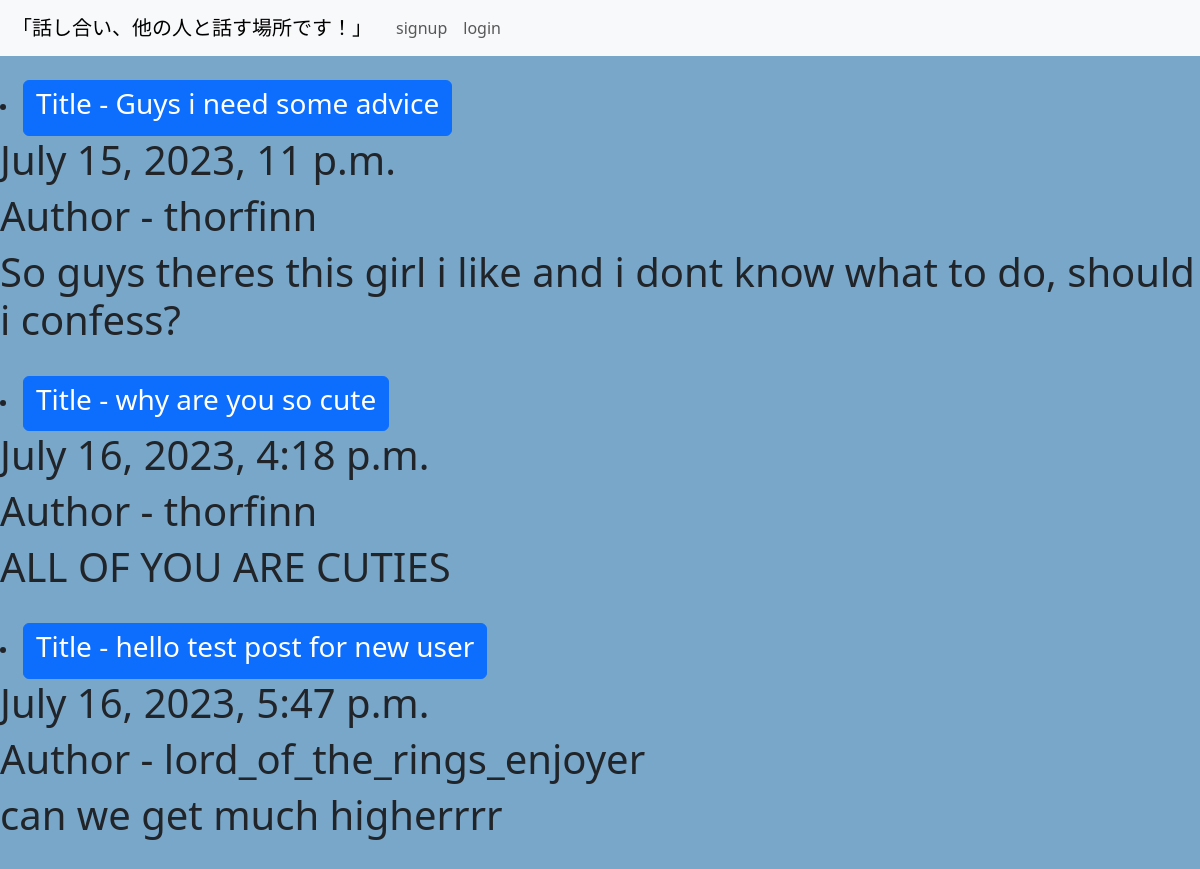
Before: / with the older database file.
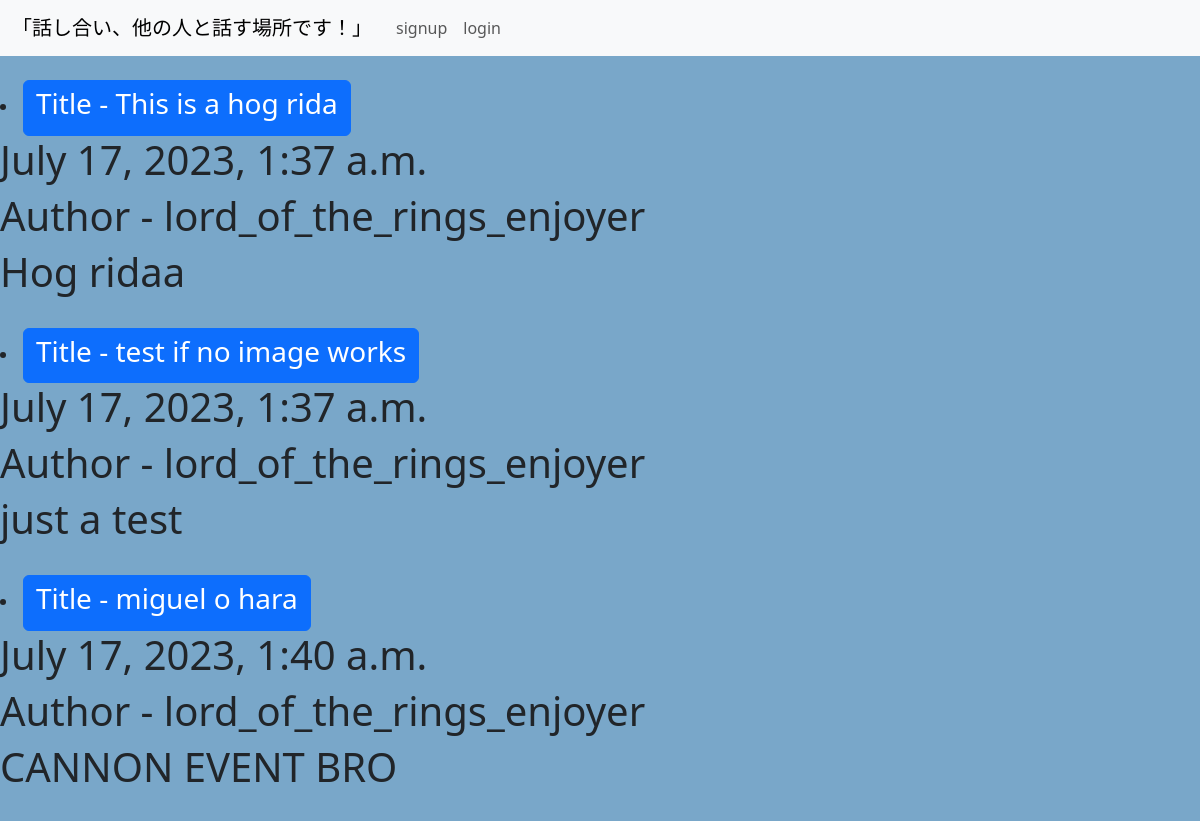
After: the same page with the newer database file.
### hanashiai_web/models.py (models this page shows, shortened)
class Post(models.Model):
    title = models.CharField(max_length=255)
    author = models.ForeignKey(User, on_delete=models.CASCADE)
    body = models.TextField()
    date = models.DateTimeField(default=timezone.now)
    image = models.ImageField(null=True, blank=True, upload_to="images/" )

### hanashiai_web/views.py (the view)
# urls.py: path('', Homepage.as_view(), name="homepage"),
class Homepage(ListView):
    model = Post
    template_name = 'homepage.html'

### hanashiai_web/templates/homepage.html (shortened to what this page needs)
{% extends 'base.html' %}
{% block content %}
<!DOCTYPE html>
<html>
<body>
{% for post in object_list %}
<li><a href="{%url 'post_details' post.pk%}" class="btn btn-primary" > <h3> Title - {{post.title}} </h3> </a>  </h1> <h1> {{ post.date }}</h1>  <h1>Author - {{post.author}}</h1>
<h1>{{post.body}}</h1></li><br/>
{% endfor %}
</body>
</body>
</html>
{% endblock %}

### hanashiai_web/templates/base.html (shortened to what this page needs)
<!doctype html>
<html lang="en">
  <head>
    <link href="https://cdn.jsdelivr.net/npm/bootstrap@5.3.0/dist/css/bootstrap.min.css" rel="stylesheet">
  </head>
  <body>
    <nav class="navbar navbar-expand-lg bg-body-tertiary">
        <div class="container-fluid">
          <a class="navbar-brand" href="{% url 'homepage' %}">「話し合い、他の人と話す場所です！」</a>
          <div class="collapse navbar-collapse" id="navbarSupportedContent">
            <ul class="navbar-nav me-auto mb-2 mb-lg-0">
                {% if user.is_authenticated %}
                <li class="nav-item">
                    <a class="nav-link" href="{% url 'submit_post'%}"> Submit a post </a>
                    <li class="nav-item">
                      <a class="nav-link" href="{% url 'about' %}"> About </a>
                 <li class="nav-item">
                          <a class="nav-link" href="{% url 'logout'%}"> logout </a>
                {% else %}
              <li class="nav-item">
                <a class="nav-link" href="{% url 'signup'%}"> signup </a>
               <li class="nav-item">
                <a class="nav-link" href="{% url 'login'%}"> login </a>
                {% endif %}
              </li>
            </ul>
          </div>
        </div>
      </nav>
<br/>
    {% block content %}
    {% endblock %}
  </body>
</html>

### hanashiai_web/templates/homepage.html (style rules this page uses)
body { background-color: rgb(121, 167, 201); }

Changed rows visible on the page:
removed Post: title "Guys i need some advice", date "July 15, 2023, 11 p.m.", author "thorfinn", body "So guys theres this girl i like and i dont know what to do, should i confess?"
removed Post: title "why are you so cute", date "July 16, 2023, 4:18 p.m.", author "thorfinn", body "ALL OF YOU ARE CUTIES"
added Post: title "This is a hog rida", date "July 17, 2023, 1:37 a.m.", author "lord_of_the_rings_enjoyer", body "Hog ridaa"
added Post: title "test if no image works", date "July 17, 2023, 1:37 a.m.", author "lord_of_the_rings_enjoyer", body "just a test"
changed Post: title "hello test post for new user" → "miguel o hara"; date "July 16, 2023, 5:47 p.m." → "July 17, 2023, 1:40 a.m."; body "can we get much higherrrr" → "CANNON EVENT BRO"
